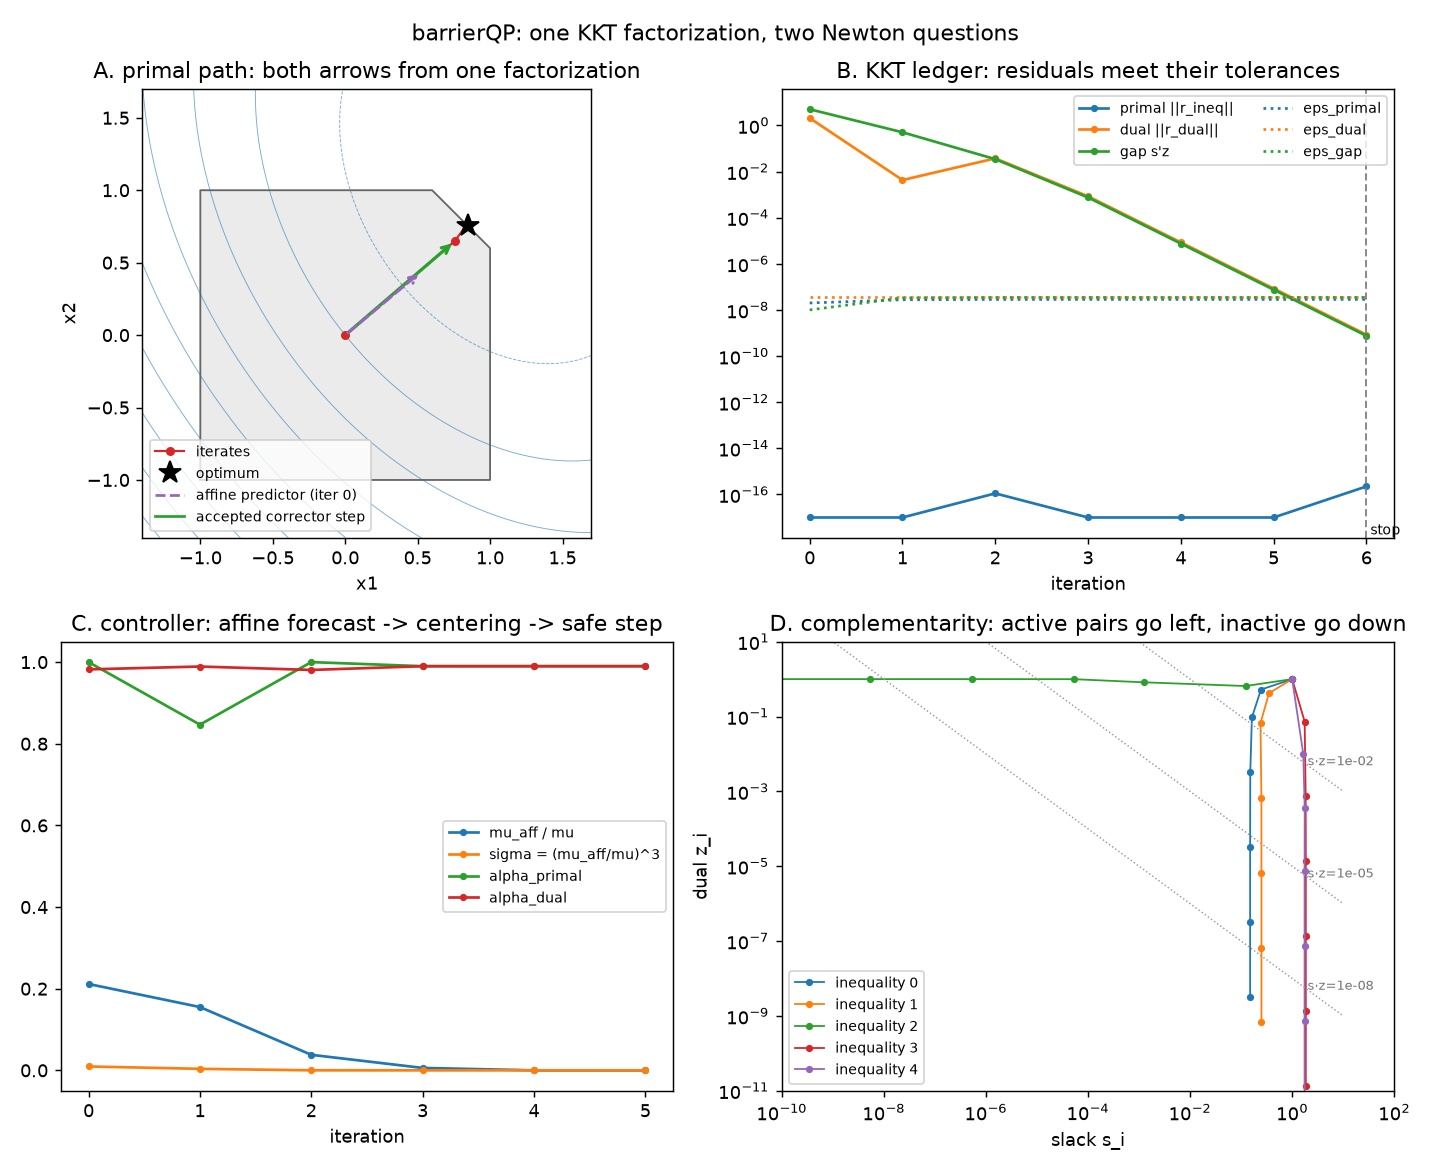

The script that saved this image:
"""The canonical barrierQP experiment: watch Mehrotra walk the central path.

One fixed two-dimensional QP over a pentagon (five inequalities, no
equalities, boundary optimum). Because every h_i = 1, the solver's default
start x=0, s=1 is exactly feasible, so the drawn path honestly lives inside
the polygon. The demo re-derives every printed claim from the solver trace,
checks the reduced directions against the full four-block reference, and only
then writes central_path.png.
"""

import matplotlib

matplotlib.use("Agg")  # never open a window; this script only writes one PNG
import matplotlib.pyplot as plt
import numpy as np

import barrierqp
import reference

# ------------------------------------------------------------- the fixture
# Pentagon g_i . x <= 1: the square [-1,1]^2 cut by 0.625*(x1+x2) <= 1.
G = np.array([[1.0, 0.0], [0.0, 1.0], [0.625, 0.625], [-1.0, 0.0], [0.0, -1.0]])
h = np.ones(5)
P = np.array([[2.0, 0.5], [0.5, 1.5]])
# q is chosen so the KKT conditions hold exactly at x* = (0.85, 0.75) with
# z* = (0,0,1,0,0): only the diagonal cut is active, strictly (z*_2 = 1).
# Check: r_dual = P x* + q + G.T z* = [2.075,1.55] - [2.7,2.175] + [.625,.625] = 0.
q = np.array([-2.7, -2.175])
x_star = np.array([0.85, 0.75])
A = np.zeros((0, 2))
b = np.zeros(0)

result, traces = barrierqp.solve_trace(P, q, A, b, G, h)
ref_final, ref_status, ref_snaps = reference.solve(P, q, A, b, G, h)

# ----------------------------------------------- claims, before any plotting
assert result.status == ref_status == "solved"
N = result.iterations
assert result.factorizations == N and result.newton_solves == 2 * N
assert len(traces) == len(ref_snaps) == N

max_dir_diff = 0.0
for snap, tr in zip(ref_snaps, traces):
    for field in ["dx_aff", "dz_aff", "ds_aff", "dx", "dz", "ds"]:
        diff = np.max(np.abs(np.asarray(snap[field]) - np.asarray(getattr(tr, field))))
        max_dir_diff = max(max_dir_diff, float(diff))
assert max_dir_diff < 1e-8, max_dir_diff

# One host crossing: stack every per-iteration trace field into NumPy arrays.
T = {f: np.stack([np.asarray(getattr(tr, f)) for tr in traces])
     for f in barrierqp.Trace._fields}
x_path = np.vstack([T["x"], np.asarray(result.x)])
s_path = np.vstack([T["s"], np.asarray(result.s)])
z_path = np.vstack([T["z"], np.asarray(result.z)])
assert np.all(s_path > 0) and np.all(z_path > 0)

problem = barrierqp.Problem(*map(np.asarray, (P, q, A, b, G, h)))
r_dual_f, _, r_ineq_f, _ = (np.asarray(v) for v in barrierqp.residuals(
    problem, result.x, result.y, result.z, result.s))
final_kkt = max(np.max(np.abs(r_dual_f)), np.max(np.abs(r_ineq_f)),
                float(result.s @ result.z))
assert final_kkt < 1e-7, final_kkt
# The boundary optimum is known in closed form: the diagonal cut is active.
assert np.max(np.abs(x_path[-1] - x_star)) < 1e-6
assert np.min(s_path[-1]) < 1e-6

# Per-iteration ledger, including the accepted final iterate as row N.
pres = np.append(np.max(np.abs(T["r_ineq"]), axis=1), np.max(np.abs(r_ineq_f)))
dres = np.append(np.max(np.abs(T["r_dual"]), axis=1), np.max(np.abs(r_dual_f)))
gap = np.append(np.sum(T["s"] * T["z"], axis=1), float(result.s @ result.z))
eps_p_f, eps_d_f, eps_g_f = (float(v) for v in barrierqp.tolerances(
    problem, result.x, result.y, result.z, result.s, 1e-8, 1e-8))
eps_p = np.append(T["eps_primal"], eps_p_f)
eps_d = np.append(T["eps_dual"], eps_d_f)
eps_g = np.append(T["eps_gap"], eps_g_f)

print("iter   primal      dual        mu         mu_aff      sigma      "
      "alpha_pri  alpha_dual  linear_res")
for k in range(N):
    print(f"{k:4d}  {pres[k]:.3e}  {dres[k]:.3e}  {T['mu'][k]:.3e}  "
          f"{T['mu_aff'][k]:.3e}  {T['sigma'][k]:.3e}  "
          f"{T['alpha_primal'][k]:9.6f}  {T['alpha_dual'][k]:9.6f}  "
          f"{T['linear_residual'][k]:.3e}")

print(f"{N} iterations, {result.factorizations} factorizations, "
      f"{result.newton_solves} Newton solves")
print(f"max full/reduced direction difference: {max_dir_diff:.2e}")
print(f"final KKT residual: {final_kkt:.2e}")

# ------------------------------------------------------------- the picture
fig, axes = plt.subplots(2, 2, figsize=(11, 9))
fig.suptitle("barrierQP: one KKT factorization, two Newton questions", y=0.98)

# A. primal geometry: polygon, contours, iterates, and the two arrows of one
# iteration (both directions came from the same reduced KKT factorization).
ax = axes[0, 0]
pts = []
for i in range(len(h)):
    for j in range(i + 1, len(h)):
        Mij = G[[i, j]]
        if abs(np.linalg.det(Mij)) > 1e-12:
            v = np.linalg.solve(Mij, h[[i, j]])
            if np.all(G @ v <= h + 1e-9):
                pts.append(v)
pts = np.array(pts)
order = np.argsort(np.arctan2(pts[:, 1] - pts.mean(0)[1], pts[:, 0] - pts.mean(0)[0]))
polygon = pts[order]
ax.fill(polygon[:, 0], polygon[:, 1], color="0.92", zorder=0)
ax.plot(np.append(polygon[:, 0], polygon[0, 0]),
        np.append(polygon[:, 1], polygon[0, 1]), color="0.4", lw=1)
gx, gy = np.meshgrid(np.linspace(-1.4, 1.7, 200), np.linspace(-1.4, 1.7, 200))
f = 0.5 * (P[0, 0] * gx**2 + 2 * P[0, 1] * gx * gy + P[1, 1] * gy**2) \
    + q[0] * gx + q[1] * gy
ax.contour(gx, gy, f, levels=12, colors="tab:blue", linewidths=0.5, alpha=0.6)
ax.plot(x_path[:, 0], x_path[:, 1], "o-", color="tab:red", ms=4, lw=1.2,
        label="iterates")
ax.plot(*x_path[-1], "*", color="black", ms=13, label="optimum")
# Arrows at the most legible iteration: where the affine trial step and the
# accepted predictor-corrector step disagree the most.
trial = T["alpha_aff_primal"][:, None] * T["dx_aff"]
accepted = np.diff(x_path, axis=0)
k_arrow = int(np.argmax(np.linalg.norm(trial - accepted, axis=1)))
base = x_path[k_arrow]
ax.annotate("", base + accepted[k_arrow], base, arrowprops=dict(
    arrowstyle="->", color="tab:green", lw=1.8))
ax.annotate("", base + trial[k_arrow], base, arrowprops=dict(
    arrowstyle="->", linestyle="--", color="tab:purple", lw=1.6))
ax.plot([], [], "--", color="tab:purple", label=f"affine predictor (iter {k_arrow})")
ax.plot([], [], "-", color="tab:green", label="accepted corrector step")
ax.set_title("A. primal path: both arrows from one factorization")
ax.set_xlabel("x1"), ax.set_ylabel("x2")
ax.legend(fontsize=8, loc="lower left")
ax.set_aspect("equal")

# B. the KKT ledger against its moving tolerances.
ax = axes[0, 1]
its = np.arange(N + 1)
ax.semilogy(its, np.maximum(pres, 1e-17), "o-", label="primal ||r_ineq||", ms=3)
ax.semilogy(its, dres, "o-", label="dual ||r_dual||", ms=3)
ax.semilogy(its, gap, "o-", label="gap s'z", ms=3)
ax.semilogy(its, eps_p, ":", color="tab:blue", label="eps_primal")
ax.semilogy(its, eps_d, ":", color="tab:orange", label="eps_dual")
ax.semilogy(its, eps_g, ":", color="tab:green", label="eps_gap")
ax.axvline(N, color="0.5", lw=1, dashes=(4, 2))
ax.text(N, ax.get_ylim()[0], " stop", ha="left", va="bottom", fontsize=8)
ax.set_title("B. KKT ledger: residuals meet their tolerances")
ax.set_xlabel("iteration")
ax.legend(fontsize=8, loc="upper right", ncol=2)

# C. the controller: predicted complementarity decides centering and stepping.
ax = axes[1, 0]
its_k = np.arange(N)
ax.plot(its_k, T["mu_aff"] / T["mu"], "o-", label="mu_aff / mu", ms=3)
ax.plot(its_k, T["sigma"], "o-", label="sigma = (mu_aff/mu)^3", ms=3)
ax.plot(its_k, T["alpha_primal"], "o-", label="alpha_primal", ms=3)
ax.plot(its_k, T["alpha_dual"], "o-", label="alpha_dual", ms=3)
ax.set_ylim(-0.05, 1.05)
ax.set_title("C. controller: affine forecast -> centering -> safe step")
ax.set_xlabel("iteration")
ax.legend(fontsize=8, loc="center right")

# D. every slack-dual pair walks the s*z = mu hyperbolas toward its corner.
ax = axes[1, 1]
for i in range(len(h)):
    ax.loglog(s_path[:, i], z_path[:, i], "o-", ms=3, lw=1,
              label=f"inequality {i}")
s_line = np.logspace(-10, 1, 50)
for mu_level in [1e-2, 1e-5, 1e-8]:
    ax.loglog(s_line, mu_level / s_line, ":", color="0.6", lw=0.8)
    ax.annotate(f"s·z={mu_level:.0e}", (2.0, mu_level / 2.0), fontsize=7,
                color="0.45")
ax.set_xlim(1e-10, 1e2), ax.set_ylim(1e-11, 1e1)
ax.set_title("D. complementarity: active pairs go left, inactive go down")
ax.set_xlabel("slack s_i"), ax.set_ylabel("dual z_i")
ax.legend(fontsize=8, loc="lower left")

fig.tight_layout()
fig.savefig("central_path.png", dpi=130)

import os

assert os.path.getsize("central_path.png") > 0
print("wrote central_path.png")
